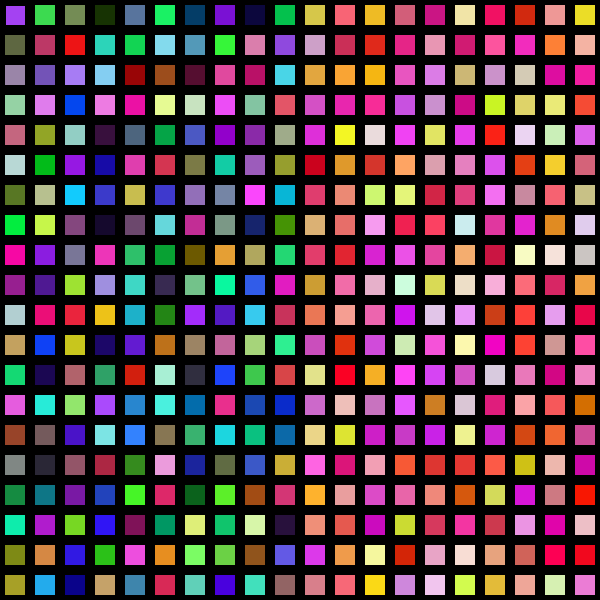
Frame 1 (no input)
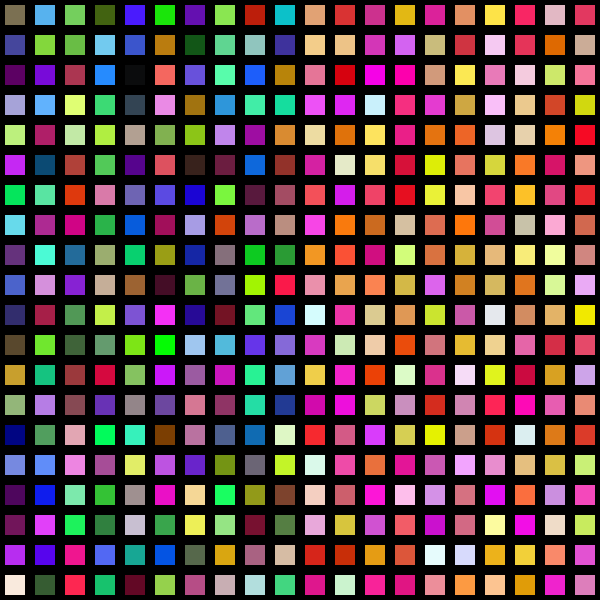
Frame 60 (the mouse pressed at the canvas centre just before this capture)
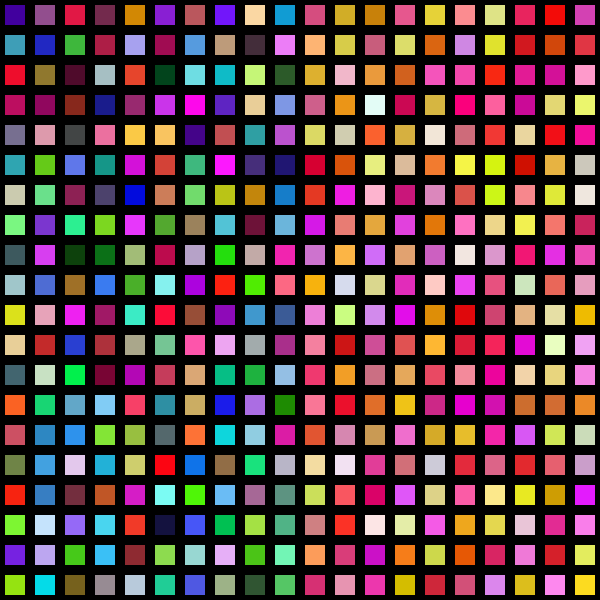
Frame 120 (the mouse held since frame 60 and released just before this capture)

The Processing sketch that drew these frames (run headless with seeded random() and noise(); from frame 60 on, the mouse is pressed at the canvas centre):

// Processing sketch: processing_110834
// ── processing_110834.pde

void setup(){
size(600,600);// Define display window size
background(0);//Declare the background color
smooth();// Draw all geometry with smooth

}
int dx=30,dy=30; //set the distance between each rectangles(horizontal and vertical rows)

void draw(){
 
for (int y=5;y<=height; y=y+dy){ //set the horizontal rows of squares
  for (int x=5;x<=width;x=x+dx){//set the vertical rows of squares
    
    if (x<300){
     fill(random(255),random(255),random(255));//fill the rectangles in random colors
     }
     else{
     fill(random(200,255),random(255),random(255));//fill the rectangles in random colors
    }
    rect(x,y,20,20); //Draw rectangles full of the window
    noStroke();//rectangles with no stroke
    frameRate(10);//set the number of frames to be displayed in every second
  }
}
    
    
  }
